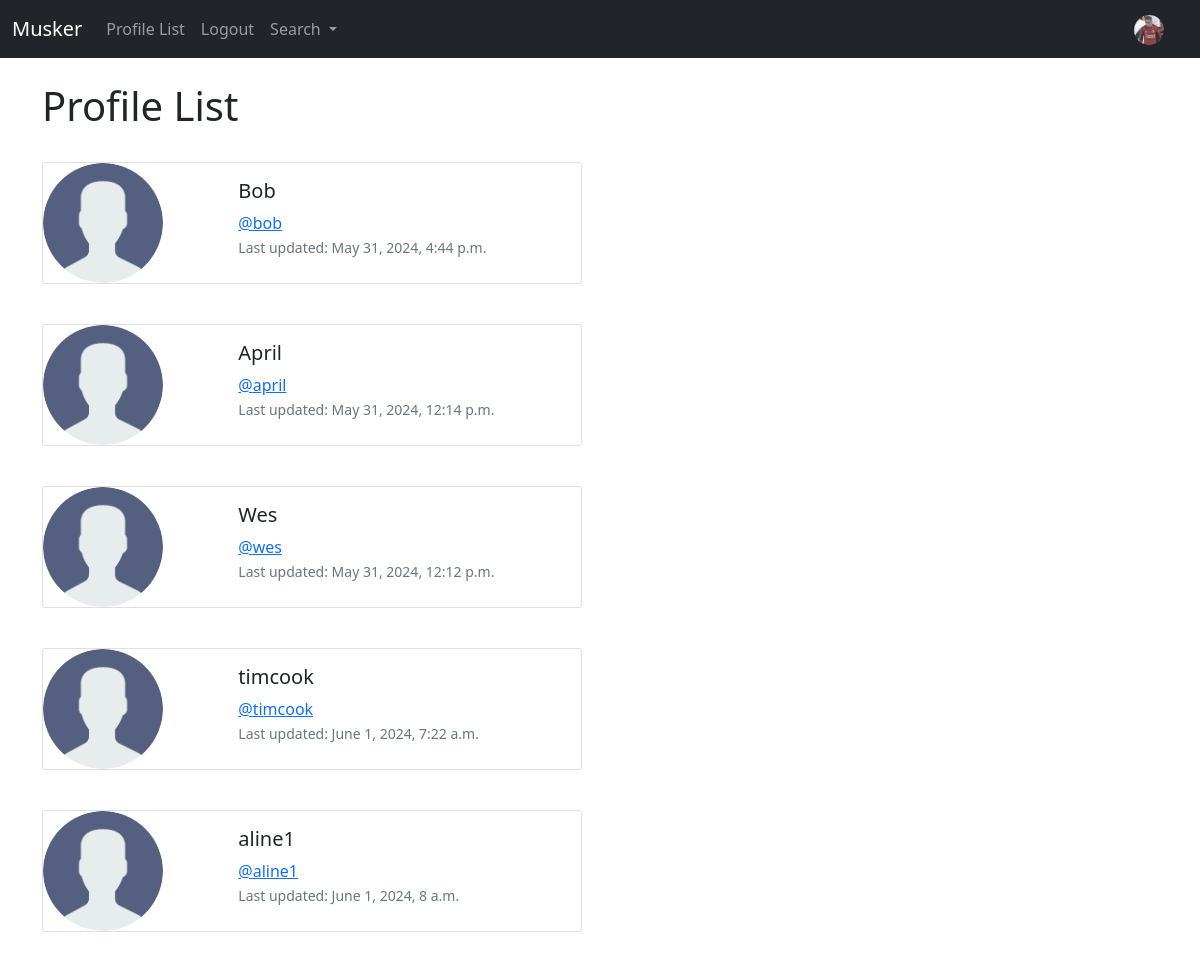
The app's page /profile-list (signed in) with its own data.
### musker/models.py (models this page shows, shortened)
class Profile(models.Model):
    user = models.OneToOneField(User,on_delete=models.CASCADE)
    follow = models.ManyToManyField("self",related_name='followed_by',symmetrical=False,blank=True)
    date_modified = models.DateTimeField(User,auto_now=True)
    profile_image = models.ImageField(null=True,blank=True,upload_to="images/")
    profile_bio =  models.CharField(null=True,blank=True,max_length=140)
    homepage_link = models.CharField(null=True,blank=True,max_length=140)
    facebook_link = models.CharField(null=True,blank=True,max_length=140)
    instagram_link = models.CharField(null=True,blank=True,max_length=140)

### musker/views.py (the view)
# urls.py: path('profile-list',views.profile_list,name='profile-list'),
def profile_list(request):
    if request.user.is_authenticated:
        profiles = Profile.objects.exclude(user = request.user)
        return render(request,'profile-list.html',{'profiles':profiles})
    else:
        messages.success(request,'You must be logged in to view this page..')
        return redirect('home')

### musker/templates/profile-list.html
{% extends 'base.html'%}
{% load static %}
{%block content%}
<h1>Profile List</h1>
<br>
{% if profiles %}
    {%for profile in profiles%}
    <div class="card mb-3" style="max-width: 540px;">
        <div class="row g-0">
          <div class="col-md-4">
            {% if profile.profile_image%}
              <img src="{{profile.profile_image.url}}" width="120" height="120" class="img-fluid rounded-circle" alt="profile image">
              {%else%}
              <img src="{%static 'images/user.png'%}" width="120" height="120" class="img-fluid rounded-circle" alt="profile image">
              {%endif%}
          </div>
          <div class="col-md-8">
            <div class="card-body">
              <h5 class="card-title">{{profile.user.username}}</h5>
              <a href="{%url 'profile' profile.user.id %}" class="card-text">@{{profile.user.username | lower}}</a>
              <p class="card-text"><small class="text-body-secondary text-muted">Last updated: {{profile.date_modified}}</small></p>
            </div>
          </div>
        </div>
      </div>
      <br>
    {%endfor%}
{%endif%}
{%endblock%}

### musker/templates/navbar.html (shortened to what this page needs)
{%load static%}
<nav class="navbar navbar-expand-lg navbar-dark bg-dark">
    <div class="container-fluid">
      <a class="navbar-brand" href="{%url 'home' %}">Musker</a>
      <div class="collapse navbar-collapse" id="navbarSupportedContent">
        <ul class="navbar-nav me-auto mb-2 mb-lg-0">
              <li class="nav-item">
                <a class="nav-link" href="{% url 'profile-list'%}">Profile List</a>
              </li>
              {%if user.is_authenticated %}
              <li class="nav-item">
                <a class="nav-link" href="{% url 'logout' %}">Logout</a>
              </li>
              {%endif%}
              <li class="nav-item dropdown">
                <a href="" class="nav-link dropdown-toggle" role="button" data-bs-toggle="dropdown" aria-expanded="false">
                    Search
                </a>
              </li>
        </ul>
        {% if user.is_authenticated %}
         <ul class="navbar-nav ml-auto">
          <li class="nav-link navbar-brand">
            {%if user.profile.profile_image %}
             <a href="{%url 'profile' request.user.id %}">
              <img src="{{user.profile.profile_image.url}}" width="30" height="30" class="rounded-circle" alt="profile image">
             </a>
             {%else%}
             <a href="{%url 'profile' request.user.id%}">
              <img src="{%static 'images/user.png'%}" width="30" height="30" alt="profile image">
             </a>
             {%endif%}
          </li>
         </ul>
        {%endif%}
      </div>
    </div>
  </nav>

### records on screen
Profile: user.username "Bob", user.username "bob", date_modified "May 31, 2024, 4:44 p.m."
Profile: user.username "April", user.username "april", date_modified "May 31, 2024, 12:14 p.m."
Profile: user.username "Wes", user.username "wes", date_modified "May 31, 2024, 12:12 p.m."
Profile: user.username "timcook", date_modified "June 1, 2024, 7:22 a.m."
Profile: user.username "aline1", date_modified "June 1, 2024, 8 a.m."
